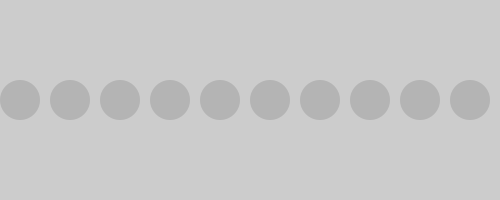
Frame 1 (no input)
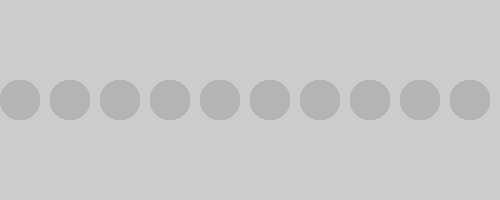
Frame 60 (the mouse pressed at the canvas centre just before this capture)
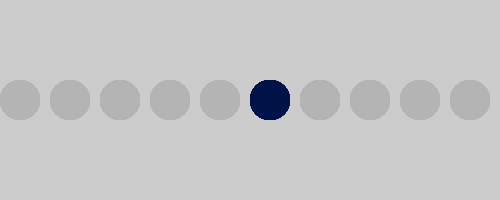
Frame 120 (the mouse held since frame 60 and released just before this capture)

The Processing sketch that drew these frames (run headless with seeded random() and noise(); from frame 60 on, the mouse is pressed at the canvas centre):

// Processing sketch: processing_105792
// ── processing_105792.pde

void setup() {
  size(500, 200);
  colorMode(HSB, 360, 100, 100, 100);
  noStroke();
}
void draw() {

  for (int i = 0; i <10; i++ ) {
    if (dist (mouseX, mouseY, i*50 +20, 100) < 25) {
      fill(224, 101, 29);
    } 
    else {
      fill(255);
    }
    ellipse(i*50+20, 100, 40, 40);
  }
}
